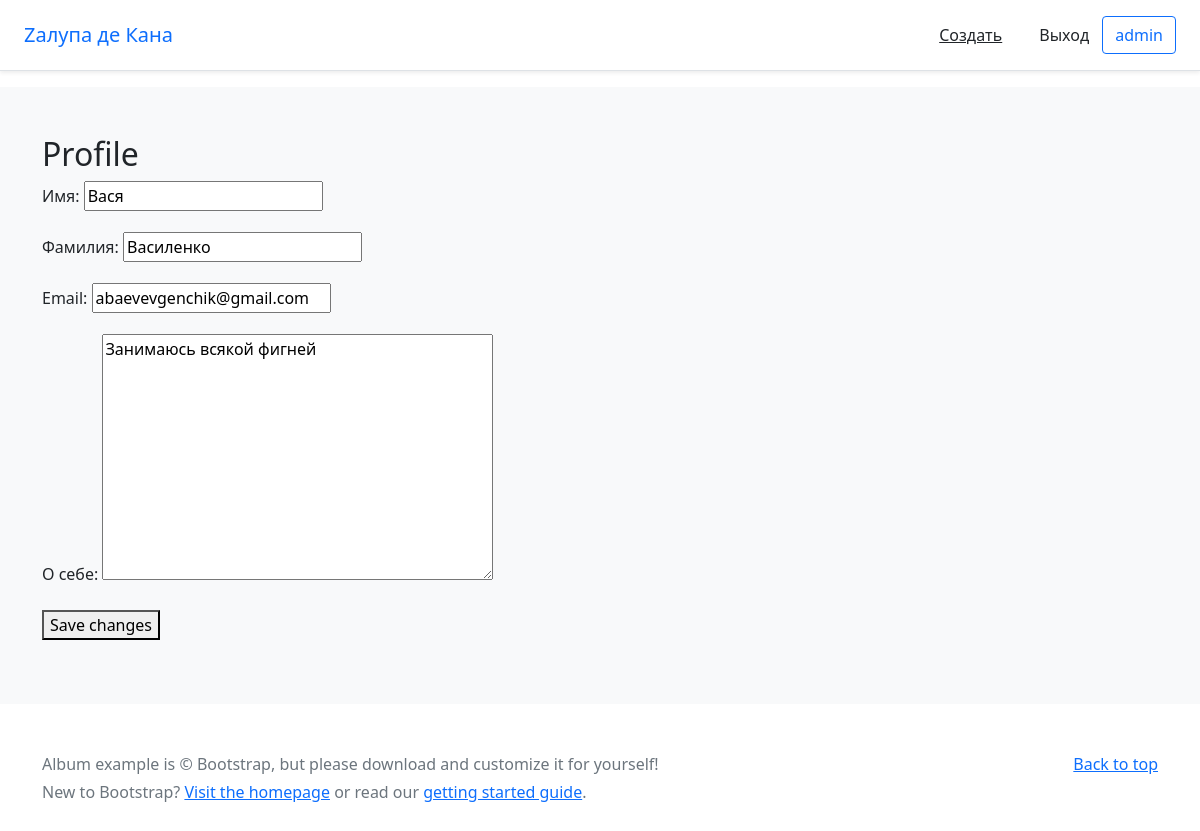
Page /bboard/update_profile/ (signed in) on the committed database.
### bboard/models.py (models this page shows, shortened)
class Profile(models.Model):
    user = models.OneToOneField(User, on_delete=models.CASCADE, null=True, verbose_name="Пользователь")
    first_name = models.CharField(max_length=20, db_index=True, verbose_name="Имя", null=True)
    last_name = models.CharField(max_length=20, db_index=True, verbose_name="Фамилия", null=True)
    email = models.EmailField(db_index=True, verbose_name="Email", null=True)
    about = models.TextField(db_index=True, null=True, blank=True, verbose_name="О себе")
    class Meta:
        verbose_name = "Пользователь"
        verbose_name_plural = "Пользователи"

### bboard/views.py (the view)
# urls.py: path('update_profile/', update_profile, name='update_profile'),
@login_required
@transaction.atomic
def update_profile(request):
    if request.method == 'POST':
        user_form = UserForm(request.POST, instance=request.user)
        profile_form = ProfileForm(request.POST, instance=request.user.profile)
        if user_form.is_valid() and profile_form.is_valid():
            user_form.save()
            profile_form.save()
            messages.success(request, ('Your profile was successfully updated!'))
            return redirect('my_posts')
        else:
            messages.error(request, ('Please correct the error below.'))
    else:
        user_form = UserForm(instance=request.user)
        profile_form = ProfileForm(instance=request.user.profile)
    return render(request, 'registration/profile.html', {
        'user_form': user_form,
        'profile_form': profile_form
    })

### bboard/forms.py
class UserForm(ModelForm):
    class Meta:
        model = User
        fields = ('first_name', 'last_name', 'email')

class ProfileForm(ModelForm):
    class Meta:
        model = Profile
        fields = ('first_name', 'last_name', 'email', 'about')

### templates/registration/profile.html (shortened to what this page needs)
{% extends 'base.html' %} &nbsp;
{% block content %}
    <h2>Profile</h2>
    <form method="post">
        {{ profile_form.as_p }}
        <button type="submit">Save changes</button>
    </form>
{% endblock content %}>

### templates/base.html (shortened to what this page needs)
<html lang="en">
<head>
    <link href="/docs/5.0/dist/css/bootstrap.min.css" rel="stylesheet"
>
    <link href="https://cdn.jsdelivr.net/npm/bootstrap@5.0.0-beta1/dist/css/bootstrap.min.css" rel="stylesheet"
>
</head>
<body>
<header class="d-flex flex-column flex-md-row align-items-center p-3 px-md-4 mb-3 bg-white border-bottom shadow-sm">
    <a class="h5 my-0 me-md-auto fw-normal" href="{% url 'index' %}" style="text-decoration: None">Zaлупа де Кана</a>
    <nav class="my-2 my-md-0 me-md-3">
        {% if user.is_authenticated %}
            <a class="p-2 text-dark" href="{% url 'add' %}">Создать</a>
        {% endif %}
    </nav>
    {% if user.is_authenticated %}
        <a class="btn" href="{% url 'logout' %}">Выход</a>
        <a class="btn btn-outline-primary" href="{% url 'my_posts' %}">{{ user.username }}</a>
    {% else %}
        <a class="btn" href="{% url 'login' %}">Вход</a>
        <a class="btn btn-outline-primary" href="{% url 'signup' %}">Регистрация</a>
    {% endif %}
</header>
<main>
    <div class="album py-5 bg-light content">
        <div class="container">
            {% block content %}
            {% endblock %}
        </div>
    </div>
</main>
<footer class="text-muted py-5">
    <div class="container">
        <p class="float-end mb-1">
            <a href="#">Back to top</a>
        </p>
        <p class="mb-1">Album example is © Bootstrap, but please download and customize it for yourself!</p>
        <p class="mb-0">New to Bootstrap? <a href="/">Visit the homepage</a> or read our <a
                href="/docs/5.0/getting-started/introduction/">getting started guide</a>.</p>
    </div>
</footer>
</body>
</html>

### rows in the picture
Profile: first_name "Вася", last_name "Василенко", email "abaevevgenchik@gmail.com", about "Занимаюсь всякой фигней"

### other values in the picture
{{ user.username }} "admin"
